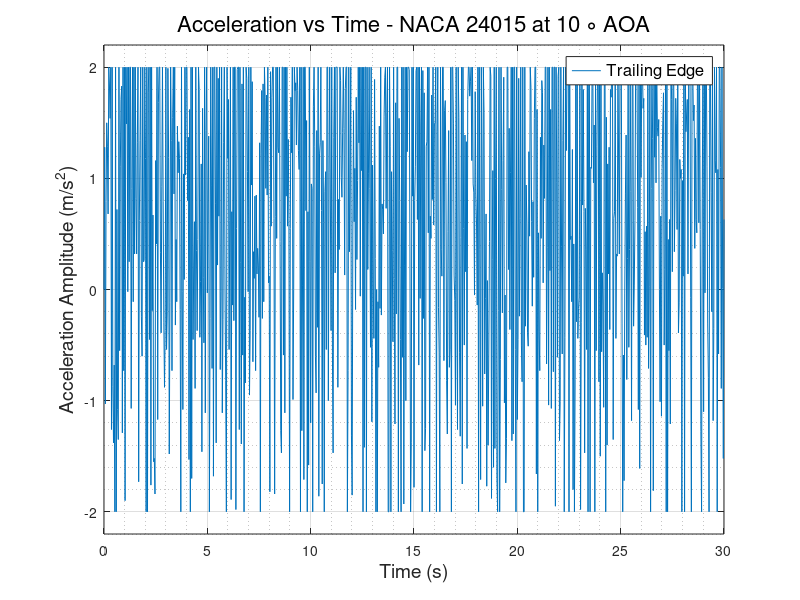
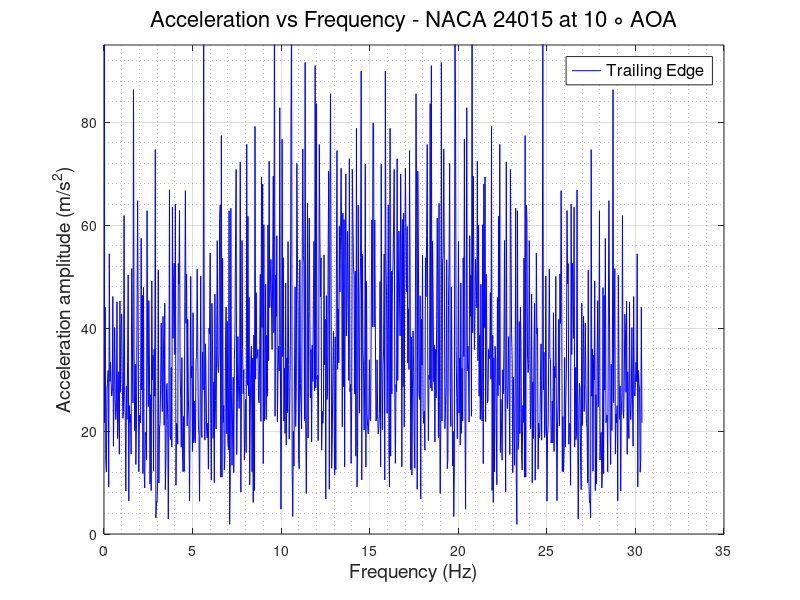

MATLAB code for these plots, in order:
clc
clear
close all
%% READING ACCELEROMETER DATA and defining Variables
                        % TRAILING EDGE %
data   = xlsread('TE_700rpm.csv');
TE_time   = data(:,1);
TE_X_acc  = data(:,2);
TE_Y_acc  = data(:,3);
TE_Z_acc  = data(:,4);
TE_R_acc  = sqrt(TE_X_acc.^2 + TE_Y_acc.^2 + TE_Z_acc.^2);
% plot(TE_time,TE_R_acc)
N      = numel(TE_time);
Ts     = abs(diff(TE_time(1:2)));
fs     = 1/Ts;
f_axis = [0:N-1]*fs/N;
A_freq_TE = fft(TE_Z_acc);
figure(1)
plot(TE_time, TE_Z_acc)
grid on
grid minor
xlabel('Time (s)','FontSize',14,'FontWeight','normal')
ylabel('Acceleration Amplitude (m/s^2)','FontSize',14,'FontWeight','normal')
legend ('Trailing Edge','FontSize',12,'FontWeight','normal')
title('Acceleration vs Time - NACA 24015 at 10 \circ AOA','FontSize',16,'FontWeight','normal')
ylim([-2.2 2.2])
figure(2)
plot(f_axis,abs(A_freq_TE),'-b','LineWidth',0.5)
grid on 
grid minor
ylabel('Acceleration amplitude (m/s^2)','FontSize',14,'FontWeight','normal')
xlabel('Frequency (Hz)','FontSize',14,'FontWeight','normal')
ylim([0 95])
legend ('Trailing Edge','FontSize',12,'FontWeight','normal')
title('Acceleration vs Frequency - NACA 24015 at 10 \circ AOA','FontSize',16,'FontWeight','normal')
